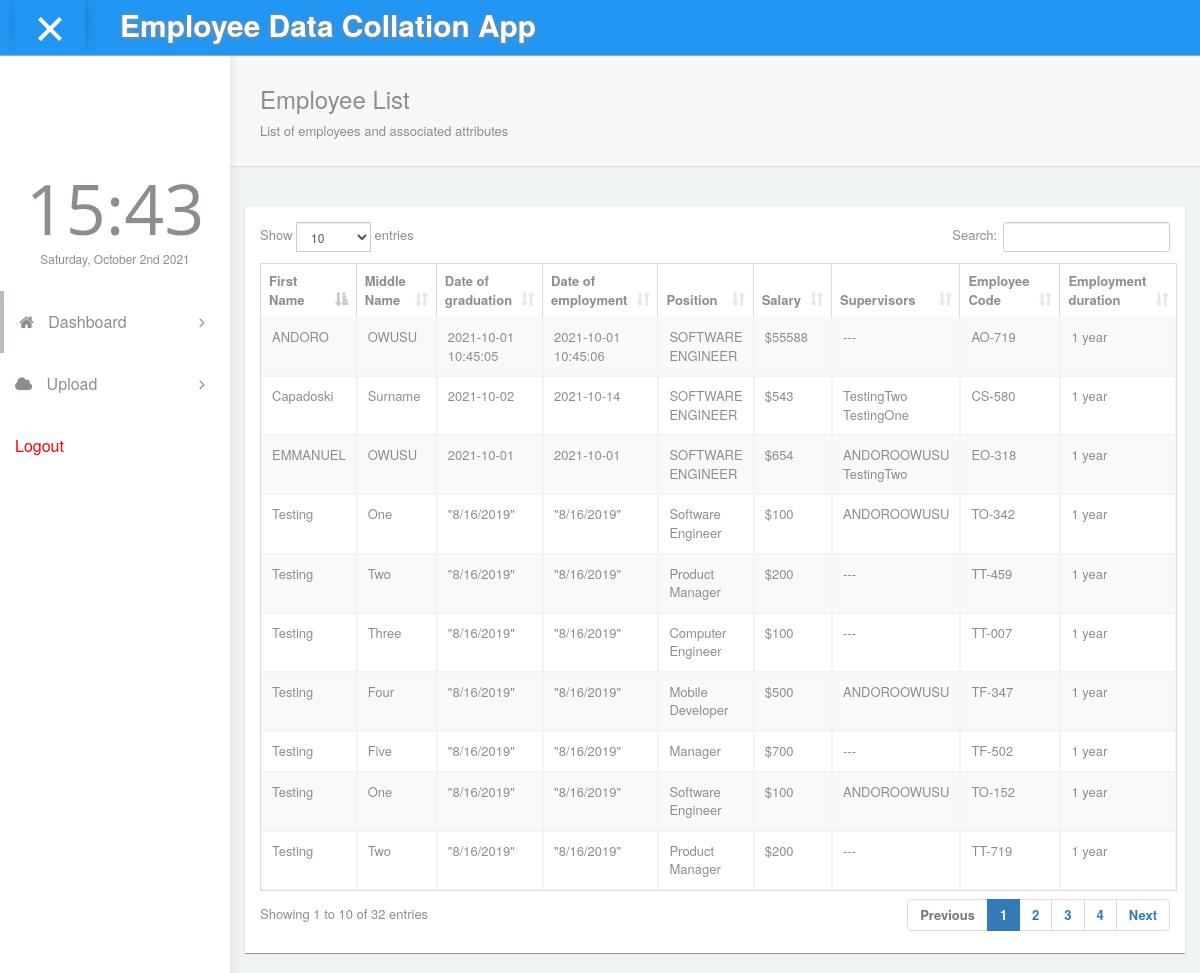
The app's page / (signed in) with its own data.
### mainApp/models.py (models this page shows, shortened)
class Employee(models.Model):
	first_name 			= models.CharField(max_length=100)
	middle_name			= models.CharField(max_length=100)
	date_of_graduation 	= models.CharField(max_length=100)
	date_of_employment  = models.CharField(max_length=100)
	position 			= models.CharField(max_length=100)
	salary 				= models.IntegerField()
	supervisors 		= models.ManyToManyField(Supervisors, blank=True)
	employee_code 		= models.CharField(max_length=6,blank=True, null=True)
	class Meta:
		verbose_name_plural = "Employee Records"

class Supervisors(models.Model):
	supervisor  		= models.CharField(max_length=100)
	def __str__(self):
		return self.supervisor
	class Meta:
		verbose_name_plural = "Supervisors"

### mainApp/views.py (the view)
# urls.py: path("", views.EmployeeListView ,name="list-employees"),
@login_required
def EmployeeListView(request):
	employees  	= Employee.objects.all().order_by('first_name')
	context 	= {
		"employees":employees,
	}
	return render(request, 'employee-list.html',context)

### mainApp/templates/employee-list.html
{% extends 'base.html' %}
{% load static %}
{% block dashboardActive %}  active {% endblock %}
{% block content %}
            <div id="content">
               <div class="panel box-shadow-none content-header">
                  <div class="panel-body">
                    <div class="col-md-12">
                        <h3 class="animated fadeInLeft">Employee List</h3>
                        <p class="animated fadeInDown">
                          List of employees and associated attributes
                        </p>
                    </div>
                  </div>
              </div>
              <div class="col-md-12 top-20 padding-0">
                <div class="col-md-12">
                  <div class="panel">
                    <div class="panel-body">
                      <div class="responsive-table">
                      <table id="datatables-example" class="table table-striped table-bordered" width="100%" cellspacing="0">
                      <thead>
                        <tr>
                          <th>First Name</th>
                          <th>Middle Name</th>
                          <th>Date of graduation</th>
                          <th>Date of employment</th>
                          <th>Position</th>
                          <th>Salary</th>
                          <th>Supervisors</th>
                          <th>Employee Code</th>
                          <th>Employment duration</th>
                        </tr>
                      </thead>
                      <tbody>
                        {% for employer in employees %}
                        <tr>
                          <td>{{employer.first_name}}</td>
                          <td>{{employer.middle_name}}</td>
                          <td>{{employer.date_of_graduation}}</td>
                          <td>{{employer.date_of_employment}}</td>
                          <td>{{employer.position}}</td>
                          <td>${{employer.salary}}</td>
                          <td>
                            {% for supervisor in employer.supervisors.all %}
                                {{supervisor}}<br>
                            {% empty %}
                                 ---
                            {% endfor %}
                          </td>
                          <td>{{employer.employee_code}}</td>
                          <td>1 year</td>
                        </tr>
                        {% endfor %}
                      </tbody>
                        </table>
                      </div>
                  </div>
                </div>
              </div>
              </div>
            </div>
{% endblock %}

### records on screen
Employee: first_name "ANDORO", middle_name "OWUSU", date_of_graduation "2021-10-01 10:45:05", date_of_employment "2021-10-01 10:45:06", position "SOFTWARE ENGINEER", salary "55588", employee_code "AO-719"
Employee: first_name "Capadoski", middle_name "Surname", date_of_graduation "2021-10-02", date_of_employment "2021-10-14", position "SOFTWARE ENGINEER", salary "543", employee_code "CS-580"
Supervisors: supervisor "TestingTwo"
Supervisors: supervisor "TestingOne"
Employee: first_name "EMMANUEL", middle_name "OWUSU", date_of_graduation "2021-10-01", date_of_employment "2021-10-01", position "SOFTWARE ENGINEER", salary "654", employee_code "EO-318"
Supervisors: supervisor "ANDOROOWUSU"
Employee: first_name "Testing", middle_name "One", date_of_graduation "\"8/16/2019\"", date_of_employment "\"8/16/2019\"", position "Software Engineer", salary "100", employee_code "TO-342"
Employee: first_name "Testing", middle_name "Two", date_of_graduation "\"8/16/2019\"", date_of_employment "\"8/16/2019\"", position "Product Manager", salary "200", employee_code "TT-459"
Employee: first_name "Testing", middle_name "Three", date_of_graduation "\"8/16/2019\"", date_of_employment "\"8/16/2019\"", position "Computer Engineer", salary "100", employee_code "TT-007"
Employee: first_name "Testing", middle_name "Four", date_of_graduation "\"8/16/2019\"", date_of_employment "\"8/16/2019\"", position "Mobile Developer", salary "500", employee_code "TF-347"
Employee: first_name "Testing", middle_name "Five", date_of_graduation "\"8/16/2019\"", date_of_employment "\"8/16/2019\"", position "Manager", salary "700", employee_code "TF-502"
Employee: first_name "Testing", middle_name "One", date_of_graduation "\"8/16/2019\"", date_of_employment "\"8/16/2019\"", position "Software Engineer", salary "100", employee_code "TO-152"
Employee: first_name "Testing", middle_name "Two", date_of_graduation "\"8/16/2019\"", date_of_employment "\"8/16/2019\"", position "Product Manager", salary "200", employee_code "TT-719"
